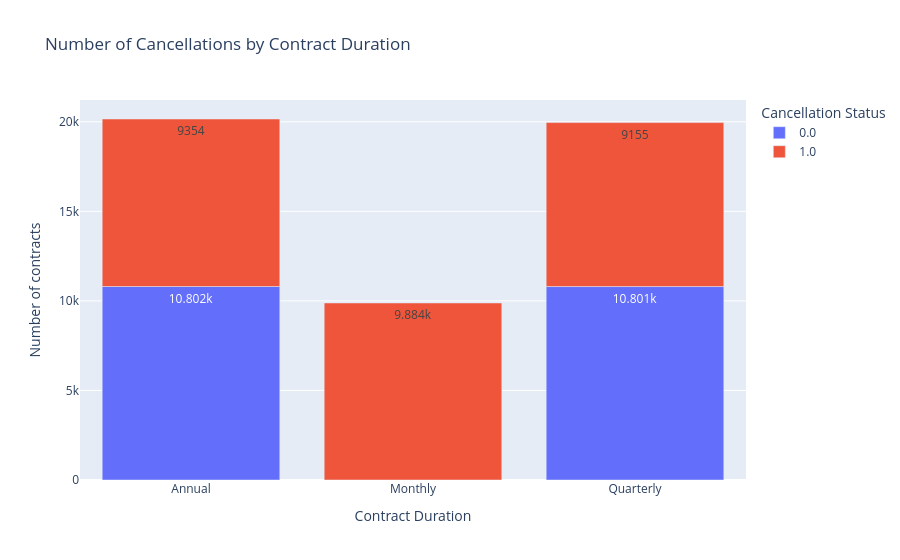

The cell this chart's notebook holds for it:
### Code cell
#Let's see the graph representation of the number of CANCELLATIONS for each CONTRACT DURATION.
import plotly.express as px

graph_cancellations_by_contract = px.bar(cancellations_table.groupby("duracao_contrato")["cancelou"].value_counts().unstack(),
                                         text_auto=True, title="Number of Cancellations by Contract Duration" , labels={"value": "Number of contracts", "duracao_contrato": "Contract Duration", "cancelou": "Cancellation Status"})
display(cancellations_table)
graph_cancellations_by_contract.show()

### Figure 1 — Plotly figure (JSON) as saved in the notebook; plotly's stock layout.template omitted (floating-point values rounded to 4 significant figures)
{"data": [{"hovertemplate": "Cancellation Status=0.0<br>Contract Duration=%{x}<br>Number of contracts=%{y}<extra></extra>", "legendgroup": "0.0", "marker": {"color": "#636efa", "pattern": {"shape": ""}}, "name": "0.0", "orientation": "v", "showlegend": true, "textposition": "auto", "texttemplate": "%{y}", "type": "bar", "x": ["Annual", "Monthly", "Quarterly"], "xaxis": "x", "y": [10800.0, NaN, 10800.0], "yaxis": "y"}, {"hovertemplate": "Cancellation Status=1.0<br>Contract Duration=%{x}<br>Number of contracts=%{y}<extra></extra>", "legendgroup": "1.0", "marker": {"color": "#EF553B", "pattern": {"shape": ""}}, "name": "1.0", "orientation": "v", "showlegend": true, "textposition": "auto", "texttemplate": "%{y}", "type": "bar", "x": ["Annual", "Monthly", "Quarterly"], "xaxis": "x", "y": [9354.0, 9884.0, 9155.0], "yaxis": "y"}], "layout": {"barmode": "relative", "legend": {"title": {"text": "Cancellation Status"}, "tracegroupgap": 0}, "title": {"text": "Number of Cancellations by Contract Duration"}, "xaxis": {"anchor": "y", "domain": [0, 1], "title": {"text": "Contract Duration"}}, "yaxis": {"anchor": "x", "domain": [0, 1], "title": {"text": "Number of contracts"}}}}
